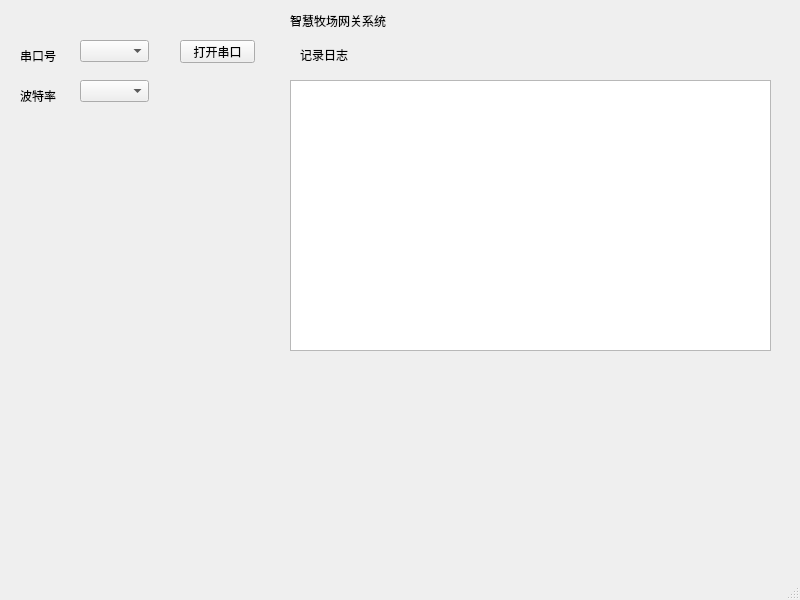
<?xml version="1.0" encoding="UTF-8"?>
<ui version="4.0">
 <class>MainWindow</class>
 <widget class="QMainWindow" name="MainWindow">
  <property name="geometry">
   <rect>
    <x>0</x>
    <y>0</y>
    <width>800</width>
    <height>600</height>
   </rect>
  </property>
  <property name="windowTitle">
   <string>MainWindow</string>
  </property>
  <widget class="QWidget" name="centralwidget">
   <property name="styleSheet">
    <string notr="true">#centralwidget{border-image: url(:/chapter1/resource/image/background.jpeg);}</string>
   </property>
   <widget class="QComboBox" name="combobox_serialport">
    <property name="geometry">
     <rect>
      <x>80</x>
      <y>40</y>
      <width>69</width>
      <height>22</height>
     </rect>
    </property>
   </widget>
   <widget class="QPushButton" name="pushButton_serial">
    <property name="geometry">
     <rect>
      <x>180</x>
      <y>40</y>
      <width>75</width>
      <height>23</height>
     </rect>
    </property>
    <property name="text">
     <string>打开串口</string>
    </property>
   </widget>
   <widget class="QTextBrowser" name="textBrowser_log">
    <property name="geometry">
     <rect>
      <x>290</x>
      <y>80</y>
      <width>481</width>
      <height>271</height>
     </rect>
    </property>
   </widget>
   <widget class="QLabel" name="label">
    <property name="geometry">
     <rect>
      <x>300</x>
      <y>40</y>
      <width>71</width>
      <height>31</height>
     </rect>
    </property>
    <property name="text">
     <string>&lt;html&gt;&lt;head/&gt;&lt;body&gt;&lt;p&gt;记录日志&lt;/p&gt;&lt;/body&gt;&lt;/html&gt;</string>
    </property>
   </widget>
   <widget class="QComboBox" name="combobox_baudrate">
    <property name="geometry">
     <rect>
      <x>80</x>
      <y>80</y>
      <width>69</width>
      <height>22</height>
     </rect>
    </property>
   </widget>
   <widget class="QLabel" name="label_2">
    <property name="geometry">
     <rect>
      <x>20</x>
      <y>50</y>
      <width>54</width>
      <height>12</height>
     </rect>
    </property>
    <property name="text">
     <string>串口号</string>
    </property>
   </widget>
   <widget class="QLabel" name="label_3">
    <property name="geometry">
     <rect>
      <x>20</x>
      <y>90</y>
      <width>54</width>
      <height>12</height>
     </rect>
    </property>
    <property name="text">
     <string>波特率</string>
    </property>
   </widget>
   <widget class="QLabel" name="label_4">
    <property name="geometry">
     <rect>
      <x>290</x>
      <y>10</y>
      <width>151</width>
      <height>21</height>
     </rect>
    </property>
    <property name="text">
     <string>智慧牧场网关系统</string>
    </property>
   </widget>
  </widget>
  <widget class="QMenuBar" name="menubar">
   <property name="geometry">
    <rect>
     <x>0</x>
     <y>0</y>
     <width>800</width>
     <height>23</height>
    </rect>
   </property>
  </widget>
  <widget class="QStatusBar" name="statusbar"/>
 </widget>
 <resources>
  <include location="../../myresource.qrc"/>
 </resources>
 <connections/>
</ui>
